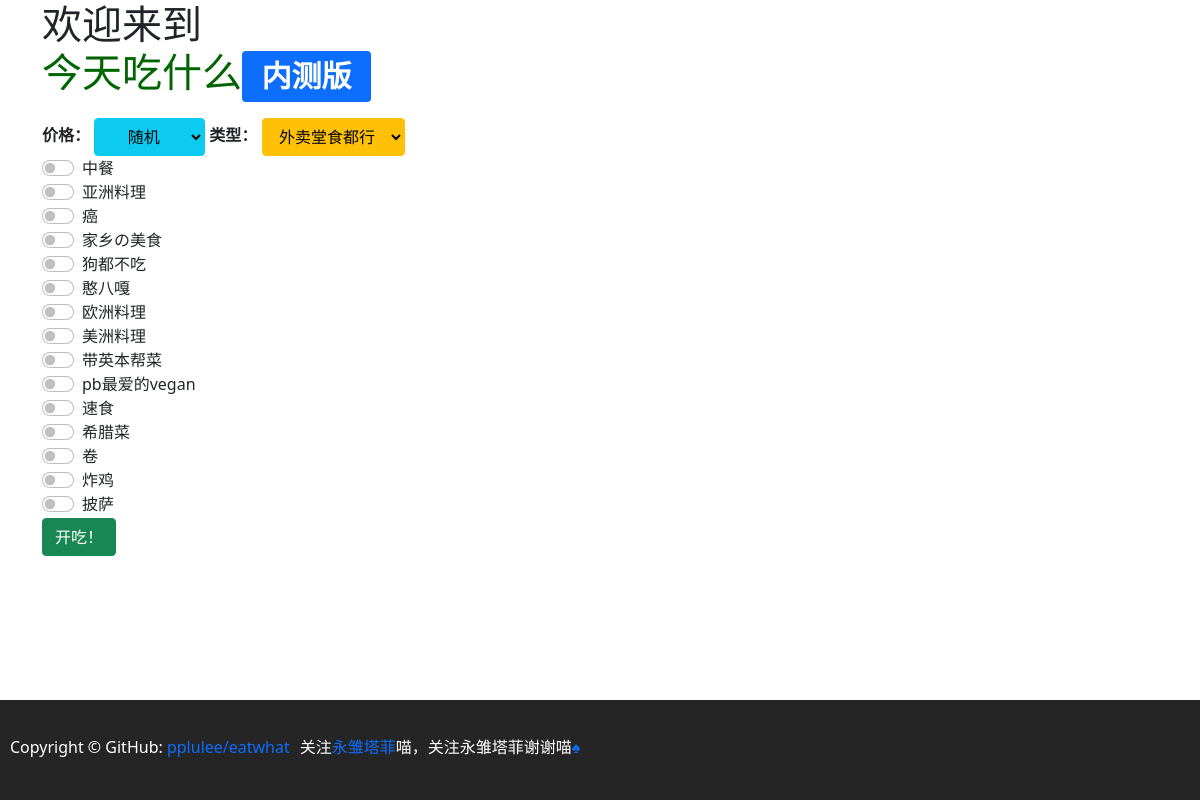
Before: / with the older database file.
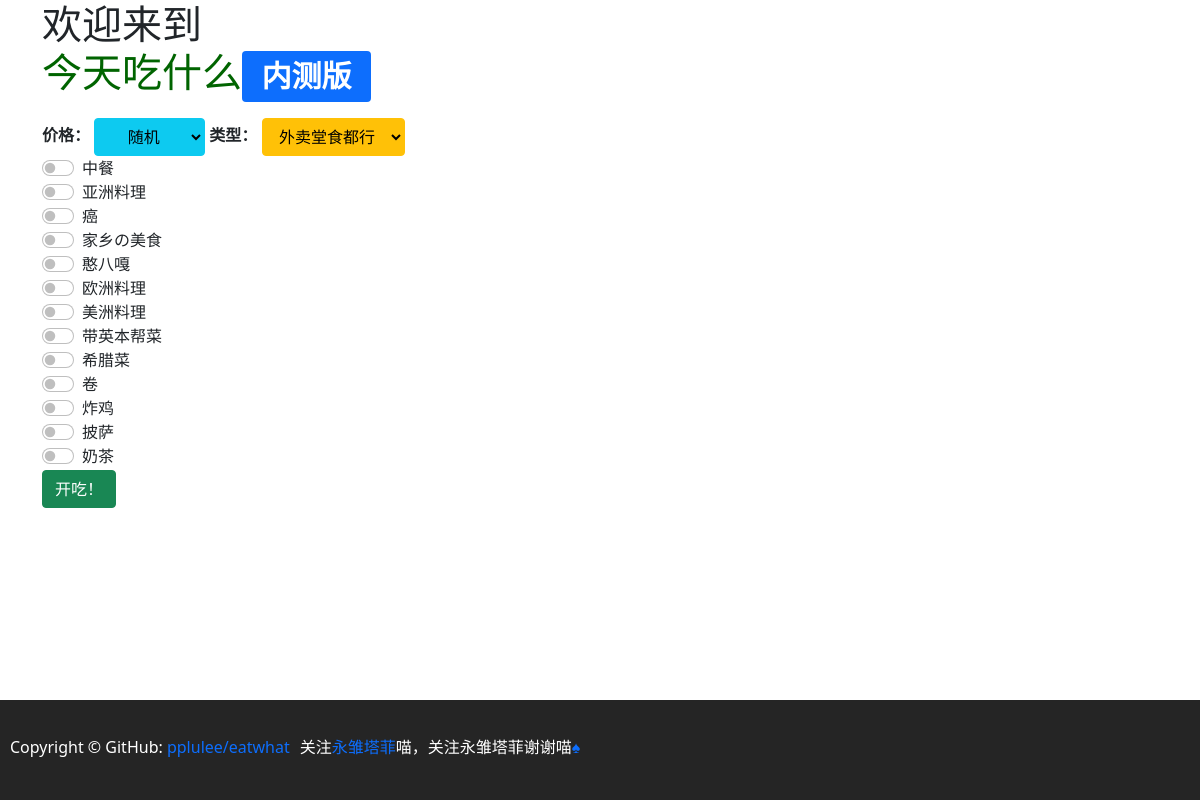
After: the same page with the newer database file.
### tables this page shows
CREATE TABLE `category` (
  `id` tinyint(3) unsigned NOT NULL AUTO_INCREMENT,
  `name` text NOT NULL,
  PRIMARY KEY (`id`)
);

### index.php (the view, shortened to what this page needs)
<?php
include("header.php");
?>
<html>
<head>
</head>
<body>
<div class="container">
    <div class="row align-items-start">
        <div class="col">
            <h1>欢迎来到<p style="color:darkgreen;">今天吃什么<span class="badge bg-primary">内测版</span></p></h1>
            <form action="" method="post">
                <b>价格：</b>
                <select class="btn btn-info dropdown-toggle" name="richness">
                    <option value=''>随机</option>
                    <br>
                    <?php
                    $result = mysqli_query($conn, "SELECT id,name FROM richness;");
                    $selected_item = (isset($_POST['submit'])) ? $_POST['richness'] : '0';
                    if (mysqli_num_rows($result) > 0) {
                        while ($row = mysqli_fetch_assoc($result)) {
                            $code = $selected_item == $row['id'] ? "selected" : "";
                            echo "<option $code value='{$row['id']}'>{$row['name']}</option><br>";
                        }
                    }
                    ?>
                </select>
                <b>类型：</b>
                <select class="btn btn-warning dropdown-toggle" name="method">
                    <option value="both" <?php echo (isset($_POST['submit']) && $_POST['method'] == 'both') ? "selected" : ""; ?>>
                        外卖堂食都行
                    </option>
                </select>
                <br>
                <div class="form-check form-switch">
                    <?php
                    $result = mysqli_query($conn, "SELECT id,name FROM category;");
                    $selected_item = (isset($_POST['submit']) && isset($_POST['category'])) ? $_POST['category'] : array();
                    if (mysqli_num_rows($result) > 0) {
                        while ($row = mysqli_fetch_assoc($result)) {
                            $code = in_array($row['id'], $selected_item) ? "checked" : "";
                            echo "{$row['name']} <input $code class='form-check-input' type='checkbox' role='switch' name='category[]' value='{$row['id']}'><br>";
                        }
                    }
                    ?>
                </div>
                <button type="submit" name="submit" class="btn btn-success">开吃！</button>
            </form>
        </div>
    </div>
</div>
<?php
include("footer.php");
?>
</body>
</html>

Changed rows visible on the page:
removed category: name "狗都不吃"
removed category: name "pb最爱的vegan"
removed category: name "速食"
added category: name "奶茶"
